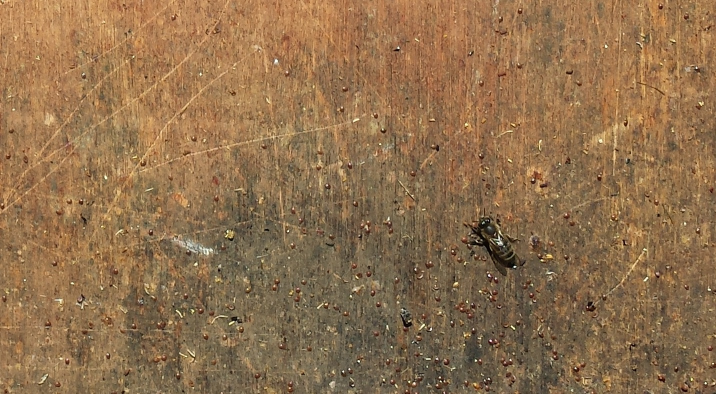
#> input picture images/1.jpg, 1432 x 788 px, found by its file name (shown at 1/2 size); its folder holds only this picture in this run
$ python detect-bug.py   (older library calls are emulated)
#> lines starting #> are read from the running program, lines starting #| are printed output that depends on the picture; after the words box and inside, x2 and y2 are one past the last pixel; in counts of white or black regions, pixels touching at a corner belong together
# -*- coding: utf-8 -*-
"""
Created on Sat Aug 19 19:19:05 2017

@author: Frank
"""
import os
import numpy as np
import cv2

'''
# define range of blue color in HSV
lower = np.array([110,50,50])
upper = np.array([130,255,255])
'''
# define range of red color in HSV
lower = np.array([165,30,20])#([30,150,50])
upper = np.array([180,120,120])#([255,255,180])

# Set up the detector with default parameters.
# Setup SimpleBlobDetector parameters.
params = cv2.SimpleBlobDetector_Params()
# Change thresholds
params.minThreshold = 10;
params.maxThreshold = 200;
# Filter by Area.
params.filterByArea = True
params.minArea = 450
# Filter by Circularity
params.filterByCircularity = True
params.minCircularity = 0.5
# Filter by Convexity
params.filterByConvexity = True
params.minConvexity = 0.5
# Filter by Inertia
params.filterByInertia = True
params.minInertiaRatio = 0.05
'''
params.filterBySize = True#
params.minSize = 10
'''

path, fname = os.path.split(os.path.realpath("__file__"))
image_dir = path + '\images'
out_dir = path + '\out'

if not os.path.exists(out_dir):
    os.makedirs(out_dir)

for img_fn in os.listdir(image_dir):

    frame = cv2.imread(image_dir + '\\' + img_fn)
#> frame is the input picture: shape (788, 1432, 3); mean B, G, R 78.1, 112.3, 144.2

    #cv2.normalize(frame, frame, 0, 255, cv2.NORM_MINMAX)
    hsv = cv2.cvtColor(frame, cv2.COLOR_BGR2HSV)
#> hsv: shape (788, 1432, 3); mean H, S, V 15.9, 116.7, 144.2

    #color mask
    mask = cv2.inRange(hsv, lower, upper)
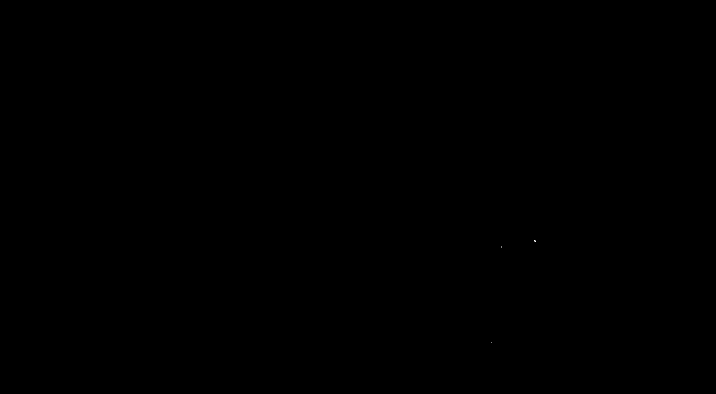
#> mask: shape (788, 1432) (shown at 1/2 size); 0% white in thin lines or dots, all inside (x1, y1, x2, y2) = (982, 480, 1072, 685)
    res = cv2.bitwise_and(frame,frame, mask= mask)

    #smooth
    kernel = np.ones((30,30),np.float32)/225
    smoothed = cv2.filter2D(res,-1,kernel)

    #median
    median = cv2.medianBlur(res,15)
#> median: shape (788, 1432, 3); every value is 0

    #blob
    im = cv2.cvtColor(smoothed,cv2.COLOR_BGR2GRAY)
    ret,im = cv2.threshold(im,0,255,cv2.THRESH_BINARY+cv2.THRESH_OTSU)
#> im: shape (788, 1432); 0.09% white; 1 white region, box (x1, y1, x2, y2) and area: (1055, 466, 1086, 498) 986
#> ret = 0
    ret,im = cv2.threshold(im,127,255,cv2.THRESH_BINARY_INV)
    # Create a detector with the parameters
    ver = (cv2.__version__).split('.')
    if int(ver[0]) < 3 :
        detector = cv2.SimpleBlobDetector(params)
    else :
        detector = cv2.SimpleBlobDetector_create(params)
    # Detect blobs.
    keypoints = detector.detect(im)
#> keypoints = 1 keypoints; (x, y, size): (1070, 482, 35.9)

    # Draw detected blobs as red circles.
    # cv2.DRAW_MATCHES_FLAGS_DRAW_RICH_KEYPOINTS ensures the size of the circle corresponds to the size of blob
    im_with_keypoints = cv2.drawKeypoints(frame, keypoints, np.array([]), (0,0,255), cv2.DRAW_MATCHES_FLAGS_DRAW_RICH_KEYPOINTS)

    '''
    cv2.imshow('frame',cv2.resize(frame, (0,0), fx=0.2, fy=0.2))
    cv2.imshow('mask',cv2.resize(mask, (0,0), fx=0.2, fy=0.2))
    cv2.imshow('res',cv2.resize(res, (0,0), fx=0.2, fy=0.2))
    cv2.imshow('smooth',cv2.resize(smoothed, (0,0), fx=0.2, fy=0.2))
    cv2.imshow('median',cv2.resize(median, (0,0), fx=0.2, fy=0.2))
    cv2.imshow('keypoint',cv2.resize(im_with_keypoints, (0,0), fx=0.2, fy=0.2))
    #cv2.waitKey(0)
    '''
    cv2.imwrite(out_dir + "\\" + img_fn,im_with_keypoints)
